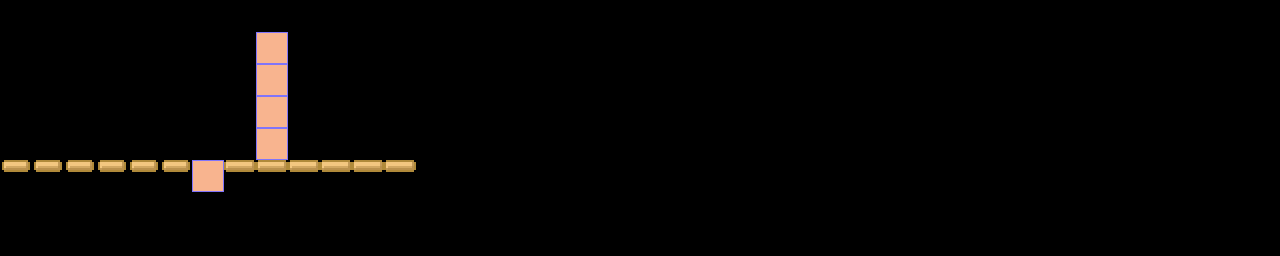

Rendered tile map (Tiled .tmx) drawn with the repository's tilesets; below, a short description and the map source with its tile grids summarised:
An orthogonal 40x8 tile map with 32x32 px tiles, 2 tile layers (line, bar), 5 tilesets and 12 objects.

<map version="1.2" tiledversion="1.2.1" orientation="orthogonal" renderorder="right-down" width="40" height="8" tilewidth="32" tileheight="32" infinite="0" nextlayerid="5" nextobjectid="16">
 <tileset firstgid="1" name="line" tilewidth="32" tileheight="32" tilecount="1" columns="1">
  <image source="line.png" width="32" height="32" />
 </tileset>
 <tileset firstgid="2" name="small" tilewidth="32" tileheight="32" tilecount="1" columns="1">
  <image source="2.png" width="32" height="32" />
 </tileset>
 <tileset firstgid="3" name="bar" tilewidth="32" tileheight="32" tilecount="1" columns="1">
  <image source="bar.png" width="32" height="32" />
 </tileset>
 <tileset firstgid="4" name="ิbar2" tilewidth="32" tileheight="32" tilecount="1" columns="1">
  <image source="bar2.png" width="32" height="32" />
 </tileset>
 <tileset firstgid="5" name="bar3" tilewidth="32" tileheight="32" tilecount="1" columns="1">
  <image source="bar3.png" width="32" height="32" />
 </tileset>
 <layer id="1" name="line" width="40" height="8">
  <data>[320 cells, 17 non-empty, 3 distinct tile ids]</data>
 </layer>
 <layer id="4" name="bar" width="40" height="8">
  <data>[320 cells, 0 non-empty, 0 distinct tile ids]</data>
 </layer>
 <objectgroup id="3" name="crystals">
  <object id="1" x="224" y="128">
   <ellipse />
  </object>
  <object id="2" x="224" y="128">
   <ellipse />
  </object>
  <object id="3" x="339.333" y="98.6667">
   <ellipse />
  </object>
  <object id="4" x="395" y="91">
   <ellipse />
  </object>
  <object id="5" x="430" y="86">
   <ellipse />
  </object>
  <object id="6" x="430" y="86">
   <ellipse />
  </object>
  <object id="10" x="167" y="66.6667">
   <ellipse />
  </object>
  <object id="11" x="136.333" y="111">
   <ellipse />
  </object>
  <object id="12" x="97" y="65.3333">
   <ellipse />
  </object>
  <object id="13" x="193.667" y="146.667">
   <ellipse />
  </object>
  <object id="14" x="238" y="93">
   <ellipse />
  </object>
  <object id="15" x="342" y="99" width="0.333333" height="0.333333">
   <ellipse />
  </object>
 </objectgroup>
</map>
